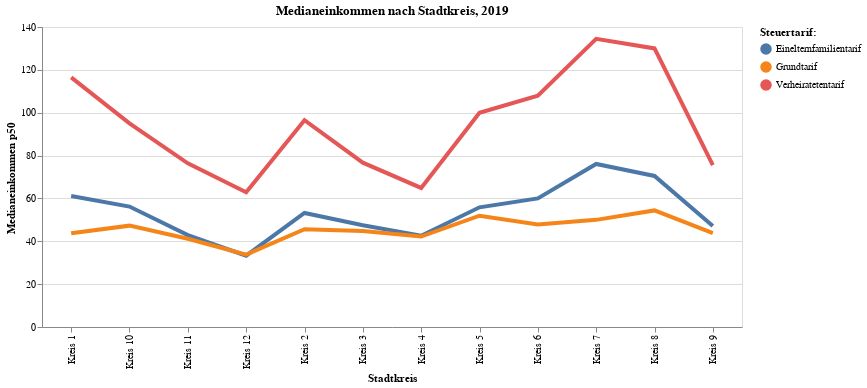

The code cell stored with this chart in its notebook:
### Code cell
myTitle="Medianeinkommen nach Stadtkreis, 2019"

highlight = alt.selection(type='single', on='mouseover',
                          fields=['SteuerTarifLang'], nearest=True)

base = alt.Chart(myGraph,title=myTitle ).encode(
    x=alt.X('KreisLang', axis=alt.Axis(title='Stadtkreis'))
    ,y=alt.X('SteuerEinkommen_p50', axis=alt.Axis(title='Medianeinkommen p50'))
    , color=alt.Color('SteuerTarifLang', legend=alt.Legend(title="Steuertarif:", orient="right"))  
    ,tooltip=['SteuerJahr', 'KreisLang','SteuerEinkommen_p50', 'SteuerTarifLang']       
)

points = base.mark_circle().encode(
    opacity=alt.value(0)
).add_selection(
    highlight
).properties(
    width=700 , height=300
)
lines = base.mark_line().encode(
    size=alt.condition(~highlight, alt.value(1.5), alt.value(4))
).interactive()

points + lines

### Figure 1 — Vega-Lite specification as saved in the notebook (floating-point values rounded to 4 significant figures)
{"config": {"view": {"continuousWidth": 400, "continuousHeight": 300}}, "layer": [{"mark": "circle", "encoding": {"color": {"type": "nominal", "field": "SteuerTarifLang", "legend": {"orient": "right", "title": "Steuertarif:"}}, "opacity": {"value": 0}, "tooltip": [{"type": "temporal", "field": "SteuerJahr"}, {"type": "nominal", "field": "KreisLang"}, {"type": "quantitative", "field": "SteuerEinkommen_p50"}, {"type": "nominal", "field": "SteuerTarifLang"}], "x": {"type": "nominal", "axis": {"title": "Stadtkreis"}, "field": "KreisLang"}, "y": {"type": "quantitative", "axis": {"title": "Medianeinkommen p50"}, "field": "SteuerEinkommen_p50"}}, "height": 300, "selection": {"selector017": {"type": "single", "on": "mouseover", "fields": ["SteuerTarifLang"], "nearest": true}}, "title": "Medianeinkommen nach Stadtkreis, 2019", "width": 700}, {"mark": "line", "encoding": {"color": {"type": "nominal", "field": "SteuerTarifLang", "legend": {"orient": "right", "title": "Steuertarif:"}}, "size": {"condition": {"value": 1.5, "selection": {"not": "selector017"}}, "value": 4}, "tooltip": [{"type": "temporal", "field": "SteuerJahr"}, {"type": "nominal", "field": "KreisLang"}, {"type": "quantitative", "field": "SteuerEinkommen_p50"}, {"type": "nominal", "field": "SteuerTarifLang"}], "x": {"type": "nominal", "axis": {"title": "Stadtkreis"}, "field": "KreisLang"}, "y": {"type": "quantitative", "axis": {"title": "Medianeinkommen p50"}, "field": "SteuerEinkommen_p50"}}, "selection": {"selector018": {"type": "interval", "bind": "scales", "encodings": ["x", "y"]}}, "title": "Medianeinkommen nach Stadtkreis, 2019"}], "data": {"name": "data-f4a75d82914068d7082418b4b133e83b"}, "$schema": "https://vega.github.io/schema/vega-lite/v4.8.1.json", "datasets": {"data-f4a75d82914068d7082418b4b133e83b": [{"SteuerJahr": "2019-01-01T00:00:00", "KreisLang": "Kreis 12", "KreisSort": 12, "SteuerTarifLang": "Einelternfamilientarif", "SteuerEinkommen_p50": 33.3}, {"SteuerJahr": "2019-01-01T00:00:00", "KreisLang": "Kreis 12", "KreisSort": 12, "SteuerTarifLang": "Verheiratetentarif", "SteuerEinkommen_p50": 62.9}, {"SteuerJahr": "2019-01-01T00:00:00", "KreisLang": "Kreis 12", "KreisSort": 12, "SteuerTarifLang": "Grundtarif", "SteuerEinkommen_p50": 33.8}, {"SteuerJahr": "2019-01-01T00:00:00", "KreisLang": "Kreis 11", "KreisSort": 11, "SteuerTarifLang": "Einelternfamilientarif", "SteuerEinkommen_p50": 42.9}, {"SteuerJahr": "2019-01-01T00:00:00", "KreisLang": "Kreis 11", "KreisSort": 11, "SteuerTarifLang": "Verheiratetentarif", "SteuerEinkommen_p50": 76.4}, {"SteuerJahr": "2019-01-01T00:00:00", "KreisLang": "Kreis 11", "KreisSort": 11, "SteuerTarifLang": "Grundtarif", "SteuerEinkommen_p50": 41.2}, {"SteuerJahr": "2019-01-01T00:00:00", "KreisLang": "Kreis 10", "KreisSort": 10, "SteuerTarifLang": "Grundtarif", "SteuerEinkommen_p50": 47.3}, {"SteuerJahr": "2019-01-01T00:00:00", "KreisLang": "Kreis 10", "KreisSort": 10, "SteuerTarifLang": "Verheiratetentarif", "SteuerEinkommen_p50": 95.0}, {"SteuerJahr": "2019-01-01T00:00:00", "KreisLang": "Kreis 10", "KreisSort": 10, "SteuerTarifLang": "Einelternfamilientarif", "SteuerEinkommen_p50": 56.2}, {"SteuerJahr": "2019-01-01T00:00:00", "KreisLang": "Kreis 9", "KreisSort": 9, "SteuerTarifLang": "Einelternfamilientarif", "SteuerEinkommen_p50": 47.1}, {"SteuerJahr": "2019-01-01T00:00:00", "KreisLang": "Kreis 9", "KreisSort": 9, "SteuerTarifLang": "Verheiratetentarif", "SteuerEinkommen_p50": 75.5}, {"SteuerJahr": "2019-01-01T00:00:00", "KreisLang": "Kreis 9", "KreisSort": 9, "SteuerTarifLang": "Grundtarif", "SteuerEinkommen_p50": 43.8}, {"SteuerJahr": "2019-01-01T00:00:00", "KreisLang": "Kreis 8", "KreisSort": 8, "SteuerTarifLang": "Einelternfamilientarif", "SteuerEinkommen_p50": 70.5}, {"SteuerJahr": "2019-01-01T00:00:00", "KreisLang": "Kreis 8", "KreisSort": 8, "SteuerTarifLang": "Verheiratetentarif", "SteuerEinkommen_p50": 130.0}, {"SteuerJahr": "2019-01-01T00:00:00", "KreisLang": "Kreis 8", "KreisSort": 8, "SteuerTarifLang": "Grundtarif", "SteuerEinkommen_p50": 54.4}, {"SteuerJahr": "2019-01-01T00:00:00", "KreisLang": "Kreis 7", "KreisSort": 7, "SteuerTarifLang": "Verheiratetentarif", "SteuerEinkommen_p50": 134.4}, {"SteuerJahr": "2019-01-01T00:00:00", "KreisLang": "Kreis 7", "KreisSort": 7, "SteuerTarifLang": "Einelternfamilientarif", "SteuerEinkommen_p50": 76.1}, {"SteuerJahr": "2019-01-01T00:00:00", "KreisLang": "Kreis 7", "KreisSort": 7, "SteuerTarifLang": "Grundtarif", "SteuerEinkommen_p50": 50.0}, {"SteuerJahr": "2019-01-01T00:00:00", "KreisLang": "Kreis 6", "KreisSort": 6, "SteuerTarifLang": "Verheiratetentarif", "SteuerEinkommen_p50": 107.9}, {"SteuerJahr": "2019-01-01T00:00:00", "KreisLang": "Kreis 6", "KreisSort": 6, "SteuerTarifLang": "Grundtarif", "SteuerEinkommen_p50": 47.8}, {"SteuerJahr": "2019-01-01T00:00:00", "KreisLang": "Kreis 6", "KreisSort": 6, "SteuerTarifLang": "Einelternfamilientarif", "SteuerEinkommen_p50": 60.0}, {"SteuerJahr": "2019-01-01T00:00:00", "KreisLang": "Kreis 5", "KreisSort": 5, "SteuerTarifLang": "Einelternfamilientarif", "SteuerEinkommen_p50": 55.85}, {"SteuerJahr": "2019-01-01T00:00:00", "KreisLang": "Kreis 5", "KreisSort": 5, "SteuerTarifLang": "Verheiratetentarif", "SteuerEinkommen_p50": 100.0}, {"SteuerJahr": "2019-01-01T00:00:00", "KreisLang": "Kreis 5", "KreisSort": 5, "SteuerTarifLang": "Grundtarif", "SteuerEinkommen_p50": 51.95}, {"SteuerJahr": "2019-01-01T00:00:00", "KreisLang": "Kreis 4", "KreisSort": 4, "SteuerTarifLang": "Grundtarif", "SteuerEinkommen_p50": 42.2}, {"SteuerJahr": "2019-01-01T00:00:00", "KreisLang": "Kreis 4", "KreisSort": 4, "SteuerTarifLang": "Einelternfamilientarif", "SteuerEinkommen_p50": 42.6}, {"SteuerJahr": "2019-01-01T00:00:00", "KreisLang": "Kreis 4", "KreisSort": 4, "SteuerTarifLang": "Verheiratetentarif", "SteuerEinkommen_p50": 64.9}, {"SteuerJahr": "2019-01-01T00:00:00", "KreisLang": "Kreis 3", "KreisSort": 3, "SteuerTarifLang": "Einelternfamilientarif", "SteuerEinkommen_p50": 47.45}, {"SteuerJahr": "2019-01-01T00:00:00", "KreisLang": "Kreis 3", "KreisSort": 3, "SteuerTarifLang": "Verheiratetentarif", "SteuerEinkommen_p50": 76.7}, {"SteuerJahr": "2019-01-01T00:00:00", "KreisLang": "Kreis 3", "KreisSort": 3, "SteuerTarifLang": "Grundtarif", "SteuerEinkommen_p50": 44.8}, {"SteuerJahr": "2019-01-01T00:00:00", "KreisLang": "Kreis 2", "KreisSort": 2, "SteuerTarifLang": "Einelternfamilientarif", "SteuerEinkommen_p50": 53.2}, {"SteuerJahr": "2019-01-01T00:00:00", "KreisLang": "Kreis 2", "KreisSort": 2, "SteuerTarifLang": "Verheiratetentarif", "SteuerEinkommen_p50": 96.5}, {"SteuerJahr": "2019-01-01T00:00:00", "KreisLang": "Kreis 2", "KreisSort": 2, "SteuerTarifLang": "Grundtarif", "SteuerEinkommen_p50": 45.6}, {"SteuerJahr": "2019-01-01T00:00:00", "KreisLang": "Kreis 1", "KreisSort": 1, "SteuerTarifLang": "Einelternfamilientarif", "SteuerEinkommen_p50": 61.1}, {"SteuerJahr": "2019-01-01T00:00:00", "KreisLang": "Kreis 1", "KreisSort": 1, "SteuerTarifLang": "Verheiratetentarif", "SteuerEinkommen_p50": 116.5}, {"SteuerJahr": "2019-01-01T00:00:00", "KreisLang": "Kreis 1", "KreisSort": 1, "SteuerTarifLang": "Grundtarif", "SteuerEinkommen_p50": 43.7}]}}
